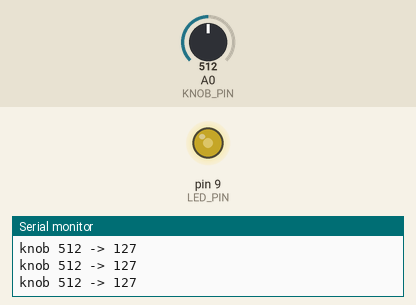
Recording of a sketch running on a simulated Arduino Uno, built with avr-gcc and run on an emulated ATmega328P. On the bench: output pins drawn as LEDs (lit = HIGH), the last lines printed to the serial monitor. The test bench sets the inputs (shaded band); at power-on: A0 (KNOB_PIN) = 512.

Above: at 1.2 s.
1.3 s: A0 (KNOB_PIN) set to 716
At 1.7 s:
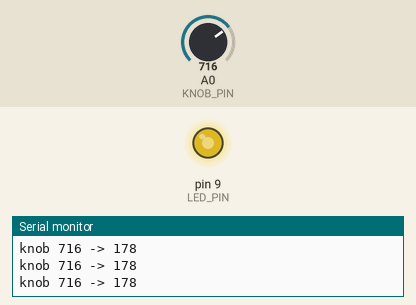
2.8 s: A0 (KNOB_PIN) set to 900
At 3.1 s:
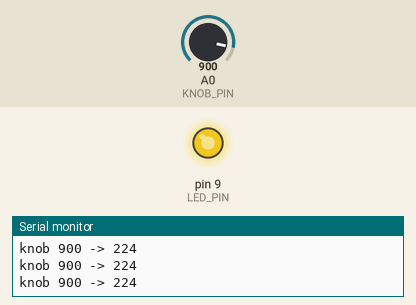
4.3 s: A0 (KNOB_PIN) set to 122
At 4.6 s:
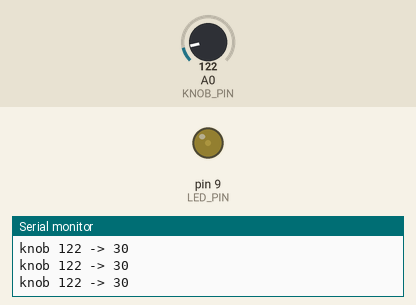
5.8 s: A0 (KNOB_PIN) set to 0
At 7.0 s:
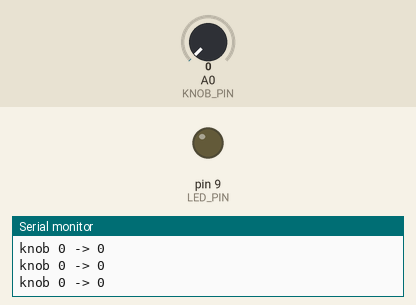
7.3 s: A0 (KNOB_PIN) set to 511
At 8.6 s:
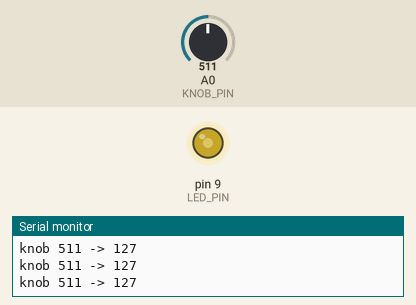
Timing chart, 0 to 9.8 s (numbered marks = the images above; inputs shaded):
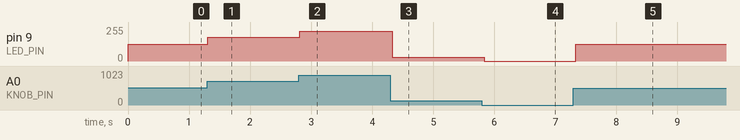

Measured:
- after the input at 1.3 s, pin 9 (LED_PIN): 127/255 → 178/255 at once
- after the input at 2.8 s, pin 9 (LED_PIN): 178/255 → 224/255 at once
- after the input at 4.3 s, pin 9 (LED_PIN): 224/255 → 30/255 at once
- after the input at 5.8 s, pin 9 (LED_PIN): 30/255 → 0/255 at once
- after the input at 7.3 s, pin 9 (LED_PIN): 0/255 → 127/255 at once

The sketch:

sketch.ino
```cpp
// EI TOKEN 案例 · 旋钮调光
// 拧电位器，灯的亮度跟着变
// 适用：Arduino Uno / Arduino Nano / ESP32 DevKit / ESP32-S3 DevKitC

#if defined(CONFIG_IDF_TARGET_ESP32S3)
const int KNOB_PIN = 1;
const int LED_PIN = 18;
#elif defined(ESP32)
const int KNOB_PIN = 34;
const int LED_PIN = 26;
#else
const int KNOB_PIN = A0;
const int LED_PIN = 9;
#endif

#if defined(ESP32)
const int ADC_MAX = 4095;   // ESP32 的 ADC 是 12 位
#else
const int ADC_MAX = 1023;   // Uno/Nano 的 ADC 是 10 位
#endif

void setup() {
  Serial.begin(115200);
  pinMode(LED_PIN, OUTPUT);
  Serial.println("EIT knob-dimmer ready");
}

void loop() {
  int raw = analogRead(KNOB_PIN);
  int level = map(raw, 0, ADC_MAX, 0, 255);   // 读数换算成 0~255 的亮度
  analogWrite(LED_PIN, level);
  Serial.print("knob "); Serial.print(raw); Serial.print(" -> "); Serial.println(level);
  delay(100);
}
```
